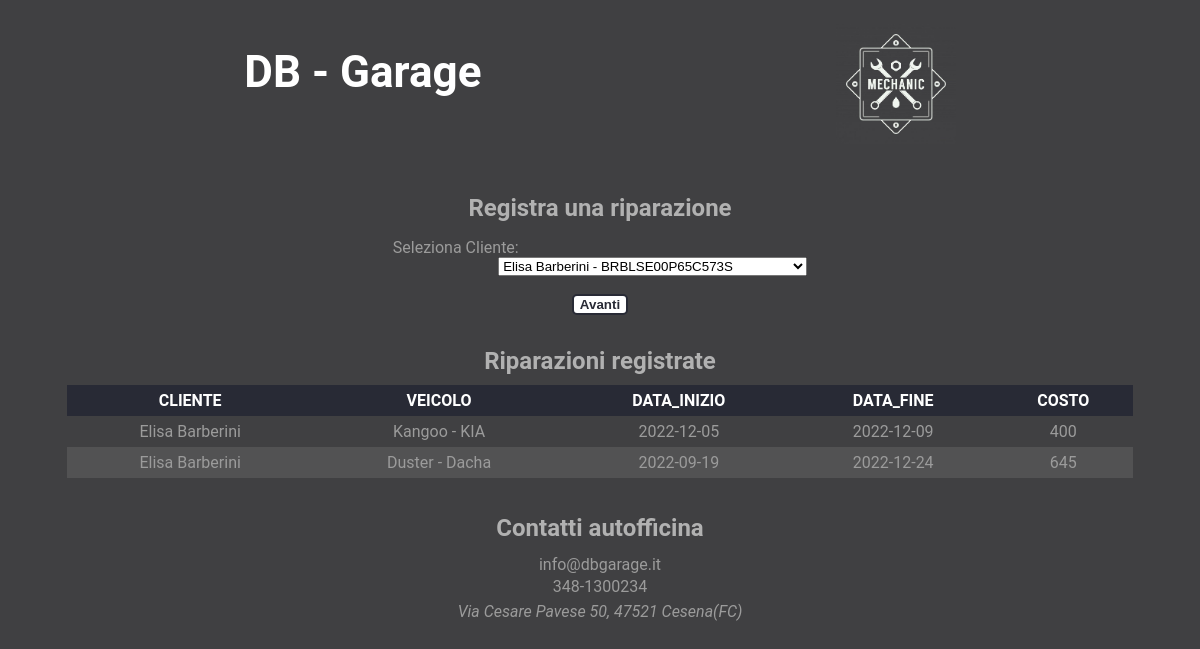
The page /app-web/gestione_riparazioni.php on the database its author committed.
### tables this page shows
CREATE TABLE `riparazione` (
  `CF_cliente` char(16) NOT NULL,
  `cod_veicolo` int(3) NOT NULL,
  `data_inizio` date NOT NULL,
  `data_fine` date NOT NULL,
  `costo_totale` int(5) NOT NULL,
  `id_riparazione` int(3) NOT NULL
);

CREATE TABLE `cliente` (
  `CF_cliente` char(16) NOT NULL,
  `nome` char(20) NOT NULL,
  `cognome` char(20) NOT NULL,
  `data_nascita` date NOT NULL,
  `telefono` char(10) NOT NULL,
  `email` varchar(50) DEFAULT NULL
);

CREATE TABLE `veicolo_usato` (
  `cod_veicolo_usato` int(11) NOT NULL,
  `casa_produttrice` char(15) NOT NULL,
  `modello` char(20) NOT NULL,
  `anno_produzione` year(4) NOT NULL,
  `cilindrata` char(10) NOT NULL,
  `km_percorsi` int(6) DEFAULT NULL
);

### app-web/gestione_riparazioni.php (called while the page is built, shortened)
<?php
    require_once 'require.php';
    $SetParameters["titolo"] = "Gestione riparazioni";
    $SetParameters["file"] = "nuova_riparazione.php";
	if(!isset($_SESSION["selezionatoCliente"])){
		$_SESSION["clienti"] = $db->getAllClient();
	}
	$SetParameters["riparazioni"] = $db->getAllRepairs();
    require("template/base.php");
?>

### app-web/databasegarage.php (called while the page is built, shortened)
<?php
class DatabaseHelper {
	private $db;
	public function __construct($servername, $username, $password, $dbname, $port) {
		$this->db = new mysqli($servername, $username, $password, $dbname, $port);
	}
    public function getAllClient(){
        $statement = $this->db->prepare("SELECT * FROM CLIENTE");
		$statement->execute();
		$result = $statement->get_result();
		return $result->fetch_all(MYSQLI_ASSOC);
    }
    public function getVeicoloUsatoSpecifico($cod_veicolo){
        $statement = $this->db->prepare("SELECT * FROM VEICOLO_USATO WHERE cod_veicolo_usato = ?");
        $statement->bind_param('i', $cod_veicolo);
		$statement->execute();
		$result = $statement->get_result();
        $data = $result->fetch_array(MYSQLI_ASSOC);
        return $data["modello"]." - ".$data["casa_produttrice"];
    }
    public function getUser($codice_fiscale){
        $statement = $this->db->prepare("SELECT * FROM CLIENTE WHERE CF_cliente = ? ");
        $statement->bind_param('s', $codice_fiscale);
        $statement->execute();
		$result = $statement->get_result();
		return $result->fetch_all(MYSQLI_ASSOC);
    }
    public function getAllRepairs(){
        $statement = $this->db->prepare("SELECT * FROM RIPARAZIONE ");
        $statement->execute();
		$result = $statement->get_result();
		return $result->fetch_all(MYSQLI_ASSOC);
    }
}
?>

### app-web/require.php (called while the page is built, shortened)
<?php
require_once("databasegarage.php");
$db = new DatabaseHelper("127.0.0.1", "root", "", "officina", 3306);
$SetParameters["scripts"] = array();
?>

### app-web/template/nuova_riparazione.php (the view, shortened to what this page needs)
<section class="grande">
	<h2>Registra una riparazione</h2>
	<form action="#" method="POST">
		<ul>
			<li>
				<label for="selezioneCliente"> Seleziona Cliente: </label>
				<?php if($_SESSION["selezionatoCliente"]): ?>
					<select name="selezioneCliente" required disabled>
						<option value=<?php echo $_SESSION["cliente"]["CF_cliente"]?>><?php echo $_SESSION["cliente"]["nome"]." ".$_SESSION["cliente"]["cognome"]." - ".$_SESSION["cliente"]["CF_cliente"]?></option>
				<?php else: ?>
					<select name="selezioneCliente" required>
					<?php foreach($_SESSION["clienti"] as $cliente) :?>
						<option value=<?php echo $cliente["CF_cliente"]?>><?php echo $cliente["nome"]." ".$cliente["cognome"]." - ".$cliente["CF_cliente"]?></option>
					<?php endforeach; ?>
				<?php endif;?>
				</select>
			</li>
		</ul>
		<input type="submit" name=<?php if($_SESSION["selezionatoVeicolo"]): echo "inserisciRiparazione"; else: echo "avanti"; endif?> value='<?php if($_SESSION["selezionatoVeicolo"]): echo "Inserisci riparazione";  else: echo "Avanti";endif;?>' >
	</form>
</section>
<section class="tabelle">
	<h2>Riparazioni registrate</h2>
	<table>
		<thead>
			<tr>
				<th>CLIENTE</th><th>VEICOLO</th><th>DATA_INIZIO</th><th>DATA_FINE</th><th>COSTO</th>
			</tr>
		</thead>
		<tbody>
		<?php foreach($SetParameters["riparazioni"] as $riparazione) :?>
				<tr class="noform">
					<td><?php echo $db->getUser($riparazione["CF_cliente"])[0]["nome"]." ".$db->getUser($riparazione["CF_cliente"])[0]["cognome"]; ?></td>
					<td><?php echo $db->getVeicoloUsatoSpecifico($riparazione["cod_veicolo"]); ?></td>
					<td><?php echo $riparazione["data_inizio"]; ?></td>
					<td><?php echo $riparazione["data_fine"]; ?></td>
					<td><?php echo $riparazione["costo_totale"]; ?></td>
				</tr>
			<?php endforeach; ?>
		</tbody>
	</table>
</section>

### app-web/css/style.css (style rules this page uses)
body { text-align: center; display: flex; flex-direction: column; align-items: center; background-color: rgb(64,64,66); }
h2 { margin: 10px 0; color: rgb(177,177,177); }
ul { padding: 0; list-style-type: none; display: flex; justify-content: space-around; }
form ul { display: flex; flex-direction: column; gap: 2vh; }
form > ul *:not(legend, ul) { float: right; }
form > ul > li label, form fieldset > ul > li > label { float: left; }
table, .l100 { border-spacing: 0; width: 100%; margin: 10px 0; }
td, th { padding: 0.5vw; text-align: center; }
thead tr, caption { background-color: #282A35; color: white; }
tr.noform:nth-child(even), tr:nth-child(4n) { background-color: #7272725c; }
section { margin: 20px 25%; width: 30%; }
section.grande { margin: 20px 15%; width: 35%; }
section.tabelle { margin: 0px 5%; width: 90%; }
input[type="submit"], button:hover { margin: 2px; background-color: white; color: #282A35; border-radius: 5px; font-weight: 600; border: 2px solid #282A35; font-family: sans-serif; }
body { font-family: 'Roboto', 'Gill Sans MT', Calibri, 'Trebuchet MS', sans-serif; color: rgb(155,155,155); }

### rows shown on the page
riparazione: CF_cliente.nome "Elisa", CF_cliente.cognome "Barberini", cod_veicolo.casa_produttrice "Kangoo - KIA", data_inizio "2022-12-05", data_fine "2022-12-09", costo_totale "400"
riparazione: CF_cliente.nome "Elisa", CF_cliente.cognome "Barberini", cod_veicolo.casa_produttrice "Duster - Dacha", data_inizio "2022-09-19", data_fine "2022-12-24", costo_totale "645"

### other values the page prints
form field selezioneCliente "Elisa Barberini - BRBLSE00P65C573S"
